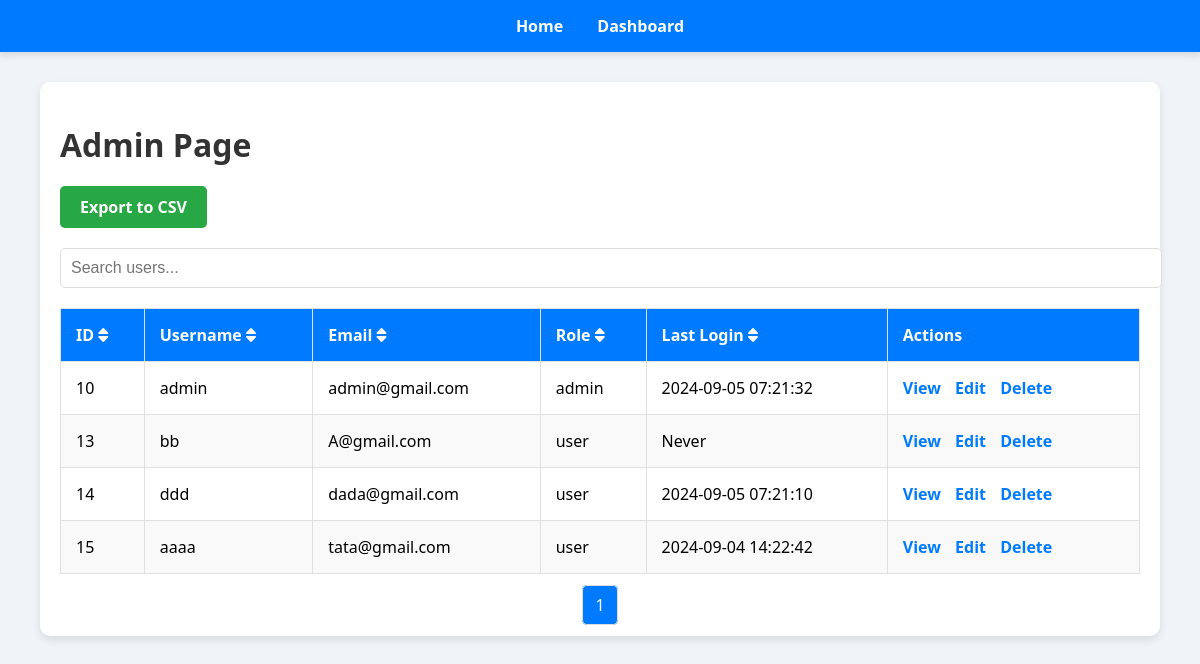
The app's page /admin.php with its own data.
### tables this page shows
CREATE TABLE `users` (
  `id` int NOT NULL,
  `username` varchar(50) NOT NULL,
  `password` varchar(255) NOT NULL,
  `email` varchar(100) NOT NULL,
  `role` enum('user','admin') NOT NULL DEFAULT 'user',
  `last_login` timestamp NULL DEFAULT NULL
);

### admin.php (the view, shortened to what this page needs)
<?php
require_once('includes/db.php');
$limit = 10;
$page = isset($_GET['page']) ? intval($_GET['page']) : 1;
$offset = ($page - 1) * $limit;
$query = "SELECT id, username, email, role, last_login FROM users LIMIT ? OFFSET ?";
$stmt = $conn->prepare($query);
$stmt->bind_param('ii', $limit, $offset);
$stmt->execute();
$result = $stmt->get_result();
$totalQuery = "SELECT COUNT(*) AS total FROM users";
$totalResult = $conn->query($totalQuery);
$totalUsers = $totalResult->fetch_assoc()['total'];
$totalPages = ceil($totalUsers / $limit);
?>
<!DOCTYPE html>
<html lang="en">
<head>
    <link rel="stylesheet" href="https://cdnjs.cloudflare.com/ajax/libs/font-awesome/6.0.0-beta3/css/all.min.css">
</head>
<body>
    <div class="navbar">
        <a href="admin.php">Home</a>
        <a href="dashboard.php">Dashboard</a>
    </div>
    <div class="container">
        <h1>Admin Page</h1>
        <a href="export_users.php" class="export-btn">Export to CSV</a>
        <div class="search-bar">
            <input type="text" id="searchInput" placeholder="Search users...">
        </div>
        <table id="userTable">
            <thead>
                <tr>
                    <th data-sort="id">ID <i class="fas fa-sort"></i></th>
                    <th data-sort="username">Username <i class="fas fa-sort"></i></th>
                    <th data-sort="email">Email <i class="fas fa-sort"></i></th>
                    <th data-sort="role">Role <i class="fas fa-sort"></i></th>
                    <th data-sort="last_login">Last Login <i class="fas fa-sort"></i></th>
                    <th>Actions</th>
                </tr>
            </thead>
            <tbody>
                <?php
                if ($result->num_rows > 0) {
                    while ($row = $result->fetch_assoc()) {
                        $lastLogin = !empty($row['last_login']) ? date('Y-m-d H:i:s', strtotime($row['last_login'])) : 'Never';
                        echo "<tr data-id='{$row['id']}'>";
                        echo "<td>{$row['id']}</td>";
                        echo "<td>{$row['username']}</td>";
                        echo "<td>{$row['email']}</td>";
                        echo "<td>{$row['role']}</td>";
                        echo "<td>{$lastLogin}</td>";
                        echo "<td>
                                <a href='view_user.php?id={$row['id']}'>View</a>
                                <a href='#' class='edit-btn' data-id='{$row['id']}'>Edit</a>
                                <a href='#' class='delete-btn' data-id='{$row['id']}'>Delete</a>
                              </td>";
                        echo "</tr>";
                    }
                } else {
                    echo "<tr><td colspan='6' class='no-users'>No users found.</td></tr>";
                }
                ?>
            </tbody>
        </table>
        <div class="pagination">
            <?php for ($i = 1; $i <= $totalPages; $i++): ?>
                <a href="admin.php?page=<?php echo $i; ?>" class="<?php echo ($i === $page) ? 'current' : ''; ?>"><?php echo $i; ?></a>
            <?php endfor; ?>
        </div>
    </div>
</body>
</html>

### admin.php (style rules this page uses)
body { font-family: 'Segoe UI', Tahoma, Geneva, Verdana, sans-serif; background-color: #f0f4f8; margin: 0; padding: 0; }
.navbar { background-color: #007BFF; color: #fff; padding: 15px; text-align: center; box-shadow: 0 4px 6px rgba(0, 0, 0, 0.1); }
.navbar a { color: #fff; text-decoration: none; margin: 0 15px; font-weight: bold; }
.container { width: 90%; max-width: 1200px; margin: 30px auto; padding: 20px; background-color: #ffffff; border-radius: 10px; box-shadow: 0 4px 8px rgba(0, 0, 0, 0.1); }
h1 { font-size: 2rem; color: #333; margin-bottom: 20px; }
.search-bar { margin-bottom: 20px; }
.search-bar input[type="text"] { width: 100%; padding: 10px; border-radius: 5px; border: 1px solid #ddd; font-size: 16px; }
.export-btn { background-color: #28a745; color: #fff; text-decoration: none; padding: 10px 20px; border-radius: 5px; font-weight: bold; display: inline-block; margin-bottom: 20px; }
table { width: 100%; border-collapse: collapse; position: relative; }
th, td { padding: 15px; border: 1px solid #e0e0e0; text-align: left; transition: background-color 0.3s ease; }
th { background-color: #007BFF; color: #ffffff; font-weight: bold; cursor: pointer; }
tr:nth-child(even) { background-color: #f9f9f9; }
td a { color: #007BFF; text-decoration: none; font-weight: bold; margin-right: 10px; transition: color 0.3s ease; }
.pagination { text-align: center; margin-top: 20px; }
.pagination a { color: #007BFF; text-decoration: none; padding: 8px 12px; border: 1px solid #ddd; margin: 0 5px; border-radius: 5px; }
.pagination a.current { background-color: #007BFF; color: #fff; }

### records on screen
users: id "10", username "admin", email "admin@gmail.com", role "admin", last_login "2024-09-05 07:21:32"
users: id "13", username "bb", email "A@gmail.com", role "user", last_login "Never"
users: id "14", username "ddd", email "dada@gmail.com", role "user", last_login "2024-09-05 07:21:10"
users: id "15", username "aaaa", email "tata@gmail.com", role "user", last_login "2024-09-04 14:22:42"
